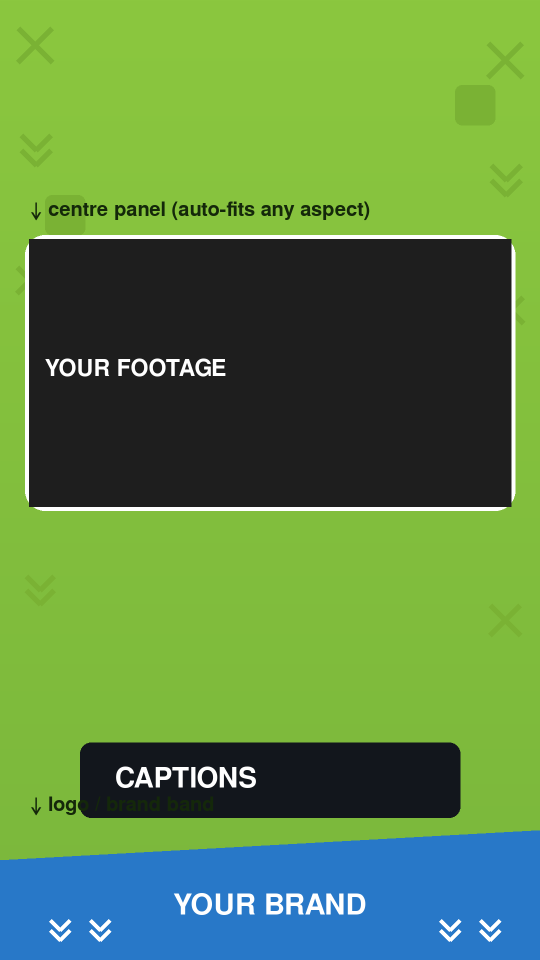
#> input picture video_promo/layout.png, 1080 x 1920 px (shown at 1/2 size)
$ python -i video_animator.py   (imports and definitions only)
#> lines starting #> are read from the running program, lines starting #| are printed output that depends on the picture; after the words box and inside, x2 and y2 are one past the last pixel; in counts of white or black regions, pixels touching at a corner belong together
#> further down, picture is the input picture: shape (1920, 1080, 3); mean B, G, R 71.4, 135.3, 92
"""
video_animator.py
-----------------
Core engine that turns a normal video into an "animated" / stylised video.

It supports:

1. Trimming  -- remove unwanted segments (seconds) from the video.
2. Animating -- apply one of many animation-inspired styles to every frame.
3. Audio     -- keep, mute, replace with an uploaded track, or (via the
                worker) swap in AI-generated music that matches the style.

Two engines are available:

* ``local`` -- pure OpenCV. Free, offline, no API key. This is the default.
  The styles here are *stylised approximations* of real animation
  techniques (a cartoon filter, a claymation-ish look, stop-motion frame
  holding, etc.) -- not a literal reproduction of hand-made animation.
* ``ai``    -- delegates the whole video to a hosted model (Replicate),
  passing the chosen style name as a prompt. See ``ai_backends.py``.

Audio is trimmed to match the kept segments and muxed back with the ffmpeg
binary bundled with ``imageio-ffmpeg`` (no system ffmpeg required).
"""

from __future__ import annotations

import os
import subprocess
import tempfile
import logging
from typing import Callable, List, Optional, Tuple

import cv2
import numpy as np
import imageio.v2 as imageio
import imageio_ffmpeg

logger = logging.getLogger(__name__)

ProgressCB = Optional[Callable[[int], None]]


# --------------------------------------------------------------------------- #
#  Styles
# --------------------------------------------------------------------------- #
#
# Each style maps to: (human description, frame_hold).
#   frame_hold = N means a new stylised frame is only computed every N source
#   frames and repeated in between -> the choppy "on twos/threes" look of
#   stop-motion / flipbook animation.
#
# NOTE: "Audio-Animatronics / Autonomatronics" is a physical robotics
# technique (animated puppets), not a video look, so it is intentionally not
# offered as a filter.

STYLE_CONFIG = {
    # id            (description,                                               hold)
    "cartoon":      ("Smooth colours with bold outlines (classic cartoon)",     1),
    "anime":        ("Flat, cel-shaded anime feel",                             1),
    "2d":           ("Clean flat 2D cartoon - bold outlines, vivid flat colour", 1),
    "traditional":  ("Traditional hand-drawn cel look (soft, warm)",            1),
    "flipbook":     ("Pencil flipbook - sketchy lines, hand-flipped timing",    3),
    "stop_motion":  ("Stop-motion - real texture with choppy 'on threes' timing", 3),
    "cutout":       ("Paper cut-out / puppet - big flat shapes, thin cut lines", 1),
    "sand":         ("Sand-on-glass - grainy warm monochrome",                  2),
    "paint_glass":  ("Paint-on-glass - soft smeared oil painting",              1),
    "clay":         ("Claymation-ish - smooth, glossy, saturated",              2),
    "rotoscope":    ("Rotoscope - traced live footage, banded colour + edges",  1),
    "whiteboard":   ("Whiteboard - black marker lines on white",                1),
    "experimental": ("Experimental - abstract painterly colour-map",           1),
    "sketch":       ("Black & white pencil sketch",                             1),
}

# Simple id -> description map used by the API / UI.
STYLES = {k: v[0] for k, v in STYLE_CONFIG.items()}


def _clamp(img: np.ndarray) -> np.ndarray:
    return np.clip(img, 0, 255).astype(np.uint8)


def _quantize(img: np.ndarray, n_levels: int) -> np.ndarray:
    div = max(1, 256 // n_levels)
    return _clamp((img.astype(np.int16) // div) * div + div // 2)


# [15 lines left out: functions _edge_mask, _pencil_sketch, not called in this run]


def _cel(frame: np.ndarray, n_levels: int, smooth_passes: int = 2,
         canny: Tuple[int, int] = (60, 150), min_frac: float = 0.00015,
         thicken: int = 1) -> np.ndarray:
    """Shared cel-shading pipeline: smooth + quantise colour + clean dark
    outlines. Uses the speckle-removing _clean_line_mask (Canny + connected
    component filter) instead of adaptiveThreshold, so textured areas like
    grass and crowds stay flat rather than filling with grain/scribble."""
#> called with n_levels = 9, smooth_passes = 2, canny = (60, 150), min_frac = 0.00015, thicken = 1
    color = frame
    for _ in range(smooth_passes):
        color = cv2.bilateralFilter(color, d=9, sigmaColor=75, sigmaSpace=75)
    quant = _quantize(color, n_levels)
    line_mask = _clean_line_mask(color, lo=canny[0], hi=canny[1],
                                 min_frac=min_frac, thicken=thicken)
    return cv2.bitwise_and(quant, line_mask)


def _clean_line_mask(smooth: np.ndarray, lo: int, hi: int,
                     min_frac: float = 0.0006, thicken: int = 1) -> np.ndarray:
    """Return a BGR mask (black lines on white) that keeps only the *big*
    outlines and drops small speckle -- so textured areas like grass and
    crowds stay flat instead of filling with noisy lines."""
#> called with lo = 60, hi = 150, min_frac = 0.00015, thicken = 1
    gray = cv2.cvtColor(smooth, cv2.COLOR_BGR2GRAY)
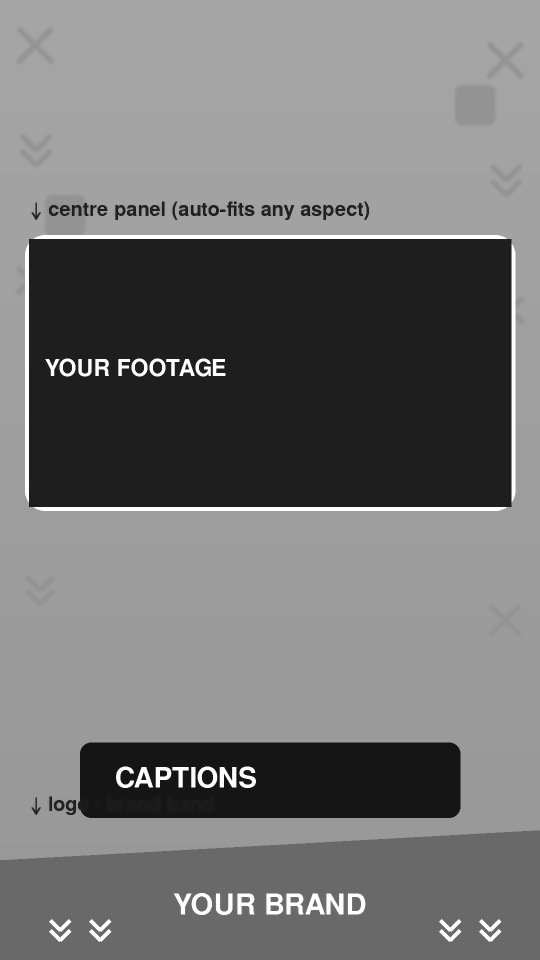
#> gray: shape (1920, 1080) (shown at 1/2 size); min 21, max 255, mean 115.1
    gray = cv2.medianBlur(gray, 7)
    edges = cv2.Canny(gray, lo, hi)
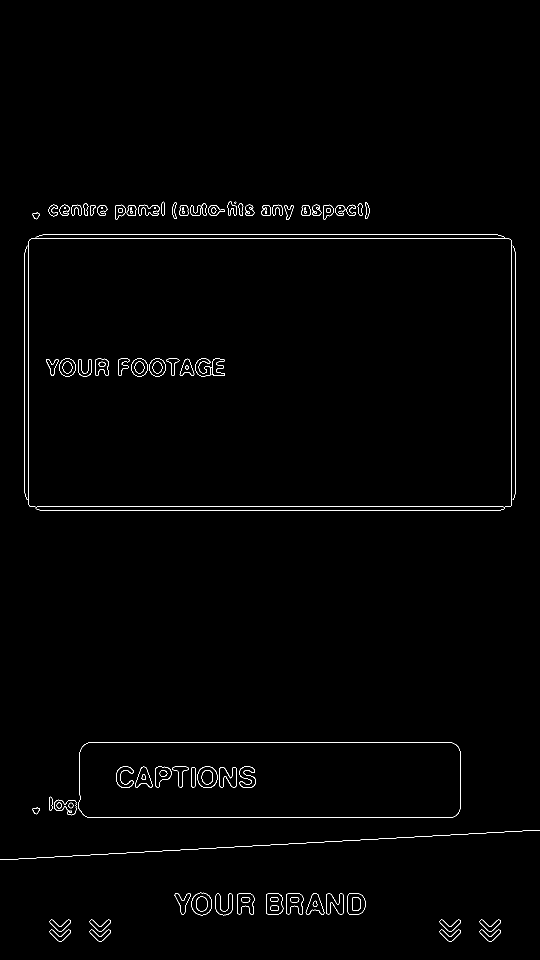
#> edges: shape (1920, 1080) (shown at 1/2 size); 0.87% white in thin lines or dots, all inside (x1, y1, x2, y2) = (0, 403, 1080, 1883)

    # Remove small connected components (speckle).
    n, labels, stats, _ = cv2.connectedComponentsWithStats(edges, 8)
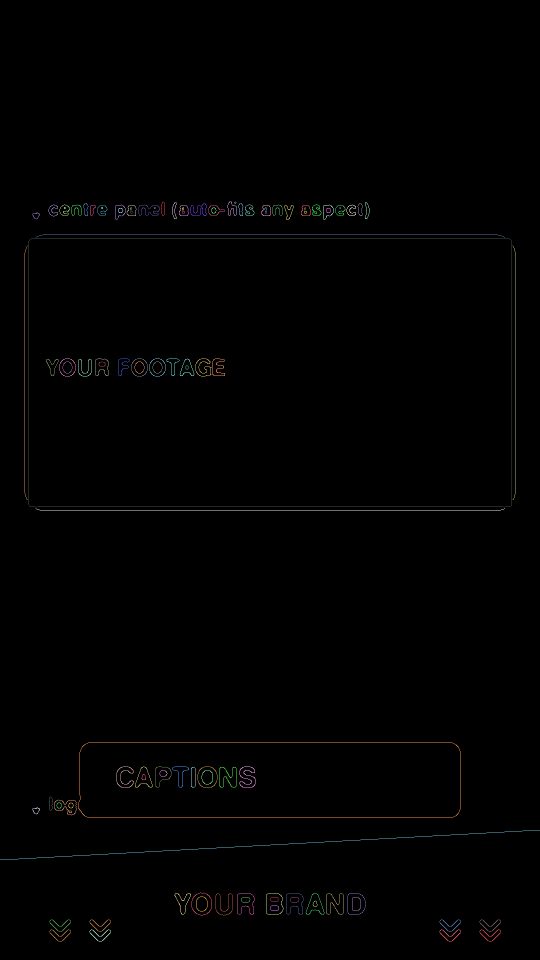
#> labels: shape (1920, 1080) int32 (shown at 1/2 size); 109 distinct labels, from 0 to 108; one colour per label, 0 black
#> n = 109; stats = 109 rows, first 6: [0, 0, 1080, 1920, 2055504], [323, 403, 7, 29, 58], [454, 403, 20, 29, 103], [468, 403, 5, 5, 8], [344, 405, 9, 33, 72], [730, 405, 9, 33, 72]
    if n > 1:
        h, w = edges.shape
#> h = 1920; w = 1080
        min_area = max(12, int(min_frac * h * w))
#> min_area = 311
        big = [i for i in range(1, n)
               if stats[i, cv2.CC_STAT_AREA] >= min_area]
#> big = [45, 46, 47, 48, 65, 66, 84]
        edges = np.isin(labels, big).astype(np.uint8) * 255
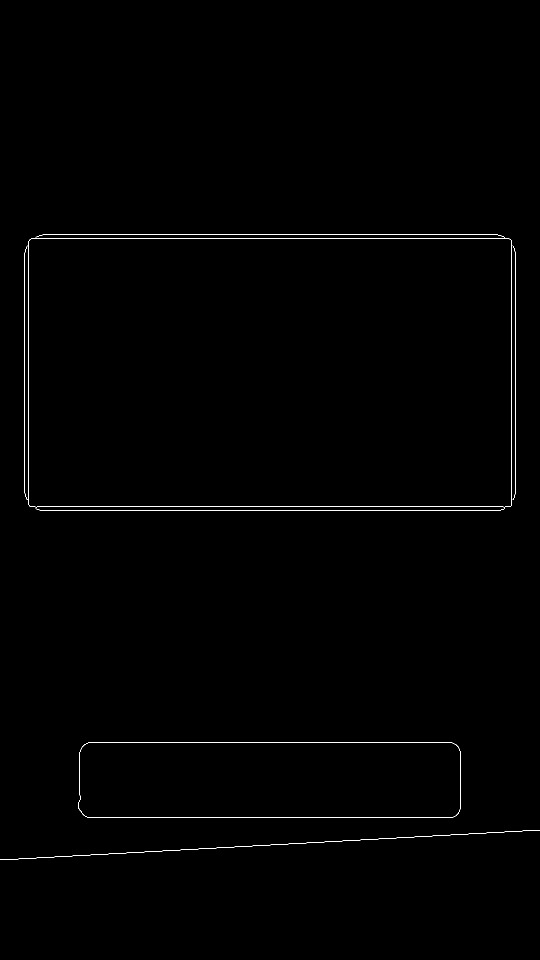
#> edges: shape (1920, 1080) (shown at 1/2 size); 0.42% white in thin lines or dots, all inside (x1, y1, x2, y2) = (0, 469, 1080, 1720)

    if thicken > 0:
        edges = cv2.dilate(edges, np.ones((2, 2), np.uint8), iterations=thicken)
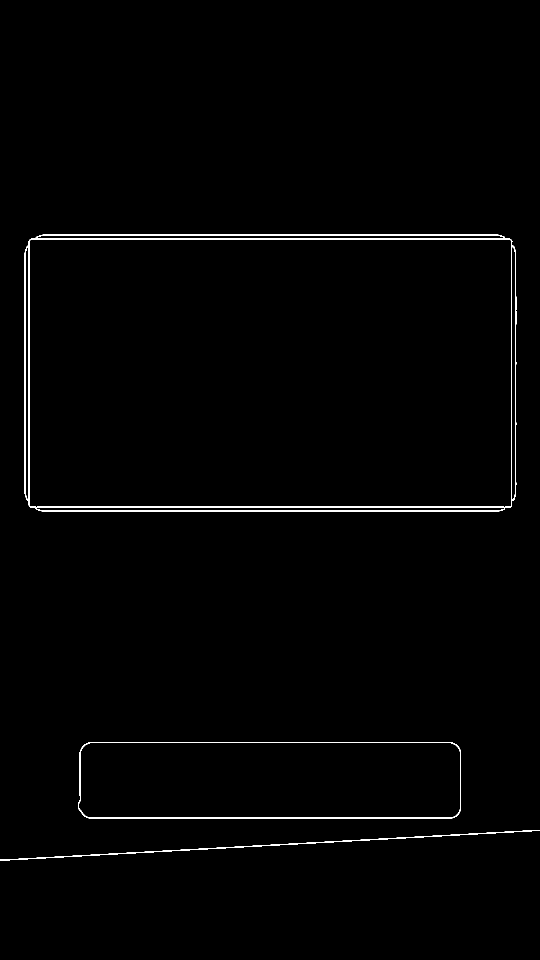
#> edges: shape (1920, 1080) (shown at 1/2 size); 0.85% white in thin lines or dots, all inside (x1, y1, x2, y2) = (0, 469, 1080, 1721)
    return cv2.cvtColor(255 - edges, cv2.COLOR_GRAY2BGR)
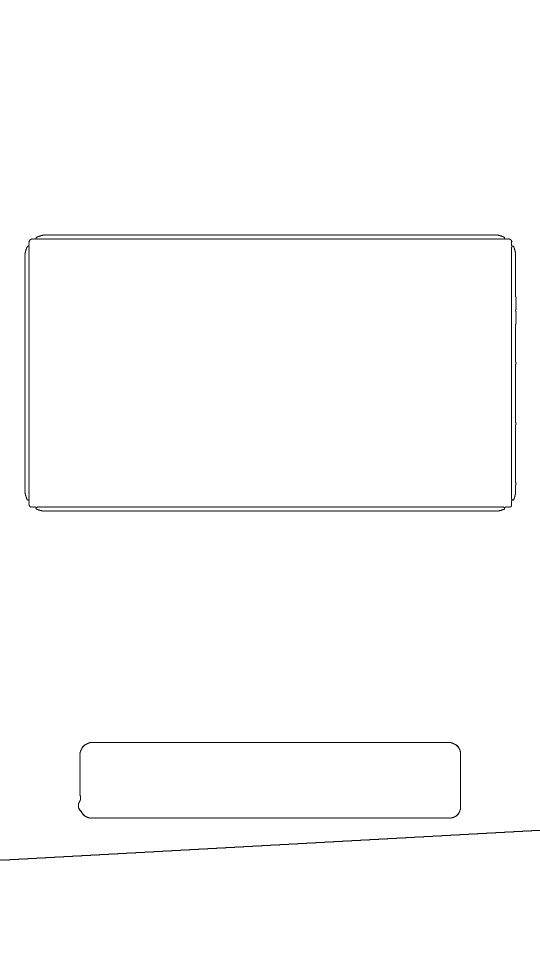
#> returned value: shape (1920, 1080, 3) (shown at 1/2 size); 99.1% white; black in thin lines or dots, all inside (x1, y1, x2, y2) = (0, 469, 1080, 1721)


# [42 lines left out: functions _clean_2d, _paper_cutout, not called in this run]


# Blend strength for protected (face / upper-body) regions in the
# experimental style. 1.0 = protected areas are fully raw -> maximum face
# recognisability (current default). Lower it (e.g. 0.6-0.8) to keep more of
# the painterly style in the face; useful on well-lit, clearly-frontal
# footage where a fully-raw face can look detached from the styled body.
EXPERIMENTAL_PROTECT_BLEND = 1.0

# Haar cascades for face-aware experimental style (bundled with OpenCV).
_HAAR = cv2.data.haarcascades
_FACE_CASCADE = cv2.CascadeClassifier(_HAAR + 'haarcascade_frontalface_default.xml')
_PROFILE_CASCADE = cv2.CascadeClassifier(_HAAR + 'haarcascade_profileface.xml')
_UPPERBODY_CASCADE = cv2.CascadeClassifier(_HAAR + 'haarcascade_upperbody.xml')


# [56 lines left out: functions _detect_faces, _experimental, not called in this run]


def cartoonize(frame: np.ndarray, style: str = "cartoon") -> np.ndarray:
    """Apply a stylisation to a single BGR frame and return a BGR frame."""

    if style == "2d":
        return _clean_2d(frame)

    if style == "cutout":
        return _paper_cutout(frame)

    if style == "sketch":
        return cv2.cvtColor(_pencil_sketch(frame), cv2.COLOR_GRAY2BGR)

    if style == "flipbook":
        # Colour-first sketchy flipbook: a saturated colour wash with pencil
        # lines multiplied on top (so the lines stay dark without washing the
        # colour out).
        wash = cv2.bilateralFilter(frame, 9, 60, 60)
        wash = _quantize(wash, 7)
        hsv = cv2.cvtColor(wash, cv2.COLOR_BGR2HSV).astype(np.int16)
        hsv[..., 1] = np.clip(hsv[..., 1] * 1.45, 0, 255)   # stronger colour
        hsv[..., 2] = np.clip(hsv[..., 2] * 1.05, 0, 255)
        wash = cv2.cvtColor(_clamp(hsv).astype(np.uint8), cv2.COLOR_HSV2BGR)
        # Pencil lines as a 0..1 multiplier (white=1 keeps colour, lines darken).
        sketch = _pencil_sketch(frame).astype(np.float32) / 255.0
        # Lift the sketch floor so lines darken but don't crush the colour.
        sketch = 0.35 + 0.65 * sketch
        out = wash.astype(np.float32) * sketch[..., None]
        return _clamp(out)

    if style == "whiteboard":
        # Black marker lines on a white board -- clean lines only (no crowd
        # / grass speckle), so it reads like a real whiteboard drawing.
        smooth = cv2.bilateralFilter(frame, 9, 75, 75)
        return _clean_line_mask(smooth, lo=60, hi=150,
                                min_frac=0.0004, thicken=1)

    if style in ("paint_glass", "paint"):
        return cv2.stylization(frame, sigma_s=60, sigma_r=0.45)

    if style == "experimental":
        return _experimental(frame)

    if style == "sand":
        gray = cv2.cvtColor(frame, cv2.COLOR_BGR2GRAY)
        gray = cv2.GaussianBlur(gray, (3, 3), 0)
        noise = np.random.normal(0, 14, gray.shape).astype(np.int16)
        grainy = _clamp(gray.astype(np.int16) + noise)
        # Warm sepia tone (BGR weights).
        sepia = np.stack([
            grainy * 0.55, grainy * 0.70, grainy * 0.98
        ], axis=-1)
        return _clamp(sepia)

    if style == "clay":
        # Claymation: smooth matte surfaces + conservative posterise so the
        # colour reads as moulded clay, without hard outlines (soft edges) and
        # without breaking player/ball boundaries.
        smooth = frame
        for _ in range(3):
            smooth = cv2.bilateralFilter(smooth, 9, 90, 90)
        quant = _quantize(smooth, 10)                       # conservative
        hsv = cv2.cvtColor(quant, cv2.COLOR_BGR2HSV).astype(np.int16)
        hsv[..., 1] = np.clip(hsv[..., 1] * 1.30, 0, 255)   # saturation
        hsv[..., 2] = np.clip(hsv[..., 2] * 1.08, 0, 255)   # soft sheen
        clay = cv2.cvtColor(_clamp(hsv).astype(np.uint8), cv2.COLOR_HSV2BGR)
        return cv2.GaussianBlur(clay, (3, 3), 0)            # soft matte

    if style == "stop_motion":
        # Toy / puppet look: conservative posterise + a thin clean outline so
        # objects read as solid models. The choppy "on threes" timing comes
        # from frame_hold in the caller.
        s = cv2.bilateralFilter(frame, 9, 60, 60)
        s = cv2.bilateralFilter(s, 9, 60, 60)
        quant = _quantize(s, 12)                            # conservative
        hsv = cv2.cvtColor(quant, cv2.COLOR_BGR2HSV).astype(np.int16)
        hsv[..., 1] = np.clip(hsv[..., 1] * 1.25, 0, 255)   # saturation
        hsv[..., 2] = np.clip(hsv[..., 2] * 1.02, 0, 255)
        toy = cv2.cvtColor(_clamp(hsv).astype(np.uint8), cv2.COLOR_HSV2BGR)
        line_mask = _clean_line_mask(s, lo=60, hi=150,
                                     min_frac=0.0004, thicken=1)
        return cv2.bitwise_and(toy, line_mask)

    if style == "rotoscope":
        # Traced-live look: keep detail, band the colours, clean bold edges.
        color = cv2.bilateralFilter(frame, 9, 60, 60)
        color = _quantize(color, 5)
        line_mask = _clean_line_mask(color, lo=60, hi=150,
                                     min_frac=0.00015, thicken=1)
        return cv2.bitwise_and(color, line_mask)

    if style == "anime":
        return _cel(frame, n_levels=6)

    if style == "traditional":
        return _cel(frame, n_levels=8, smooth_passes=3)

    # default: cartoon
    return _cel(frame, n_levels=9)
#> in _cel, `return cv2.bitwise_and(quant, line_mask)`:
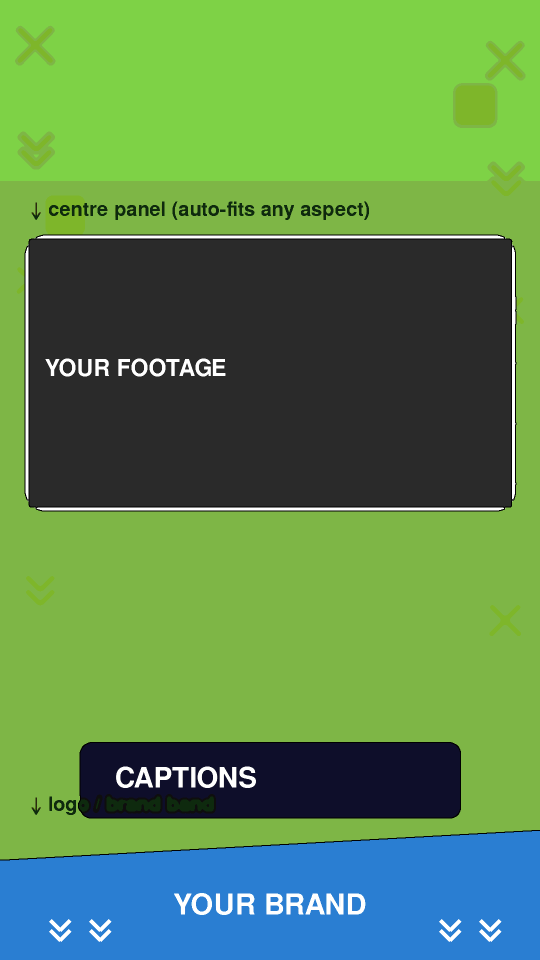
#> returned value: shape (1920, 1080, 3) (shown at 1/2 size); mean of channels 0, 1, 2 79.9, 136.9, 91; drawn as B, G, R


def frame_hold_for(style: str) -> int:
    return STYLE_CONFIG.get(style, ("", 1))[1]


# --------------------------------------------------------------------------- #
#  Region removal (hide logos / text / watermarks)
# --------------------------------------------------------------------------- #
#
# Regions are given as fractions of the frame: (x, y, w, h) each in 0..1, so
# they survive any resize. Each region is covered on every frame using the
# chosen method. This hides logos and burned-in text rather than perfectly
# reconstructing what was behind them (that needs AI video inpainting).

REMOVE_METHODS = ("blur", "pixelate", "black", "inpaint")


# [37 lines left out: function apply_removals, not called in this run]


# --------------------------------------------------------------------------- #
#  Flat pitch, look adjustments, quality presets
# --------------------------------------------------------------------------- #

# preset name -> (max output width, x264 quality 0..10)
QUALITY_PRESETS = {
    "fast":     (480, 6),
    "balanced": (720, 8),
    "high":     (1080, 9),
}


# [94 lines left out: functions hex_to_bgr, replace_pitch, apply_adjustments, parse_cut_segments, keep_ranges_from_cuts, _frame_is_kept, not called in this run]


# --------------------------------------------------------------------------- #
#  Main engine
# --------------------------------------------------------------------------- #

class VideoAnimator:
    """Turns an input video file into a stylised output video file."""

    def __init__(self, ffmpeg_exe: Optional[str] = None):
        self.ffmpeg = ffmpeg_exe or imageio_ffmpeg.get_ffmpeg_exe()

    # [149 lines left out: functions process, _maybe_progress, not called in this run]

    def _run(self, cmd: List[str]) -> None:
        subprocess.run(cmd, check=True,
                       stdout=subprocess.DEVNULL, stderr=subprocess.PIPE)

    def _copy_video(self, src: str, dst: str) -> None:
        self._run([self.ffmpeg, "-y", "-i", src, "-c", "copy", dst])

    # [39 lines left out: functions _mux_replacement_audio, _mux_trimmed_audio, not called in this run]

>>> import cv2
>>> picture = cv2.imread('video_promo/layout.png')
>>> result = cartoonize(picture)
